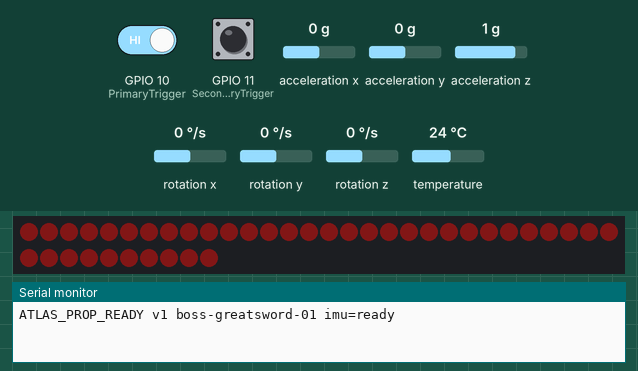
This program was run on a simulated ESP32-S3. On the bench: 40 RGB LEDs in strip order, left to right, continuing on the next row, the last lines printed to the serial monitor. The inputs (shaded band) are chosen by the test bench; at power-on: GPIO 11 (SecondaryTrigger) HIGH, GPIO 10 (PrimaryTrigger) HIGH, acceleration x 0 g, acceleration y 0 g, acceleration z 1 g, rotation x 0 °/s, rotation y 0 °/s, rotation z 0 °/s, temperature 24 °C. Dim RGB values are drawn brighter than linear.

Above: at 1.2 s.
1.3 s: GPIO 11 (SecondaryTrigger) pulled LOW for 0.15 s
3.1 s: GPIO 10 (PrimaryTrigger) driven LOW and GPIO 11 (SecondaryTrigger) driven LOW
At 4.73 s:
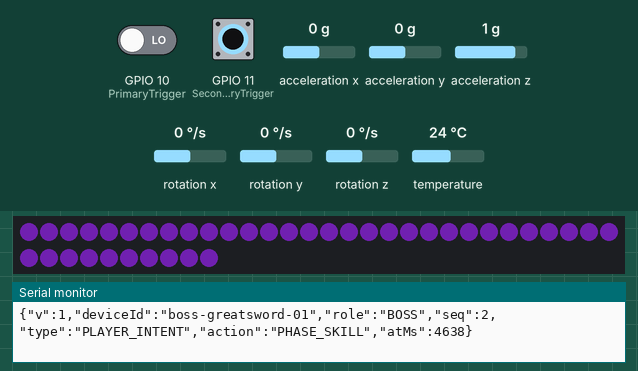
Timing chart, 0 to 6.2 s (numbered marks = the images above; inputs shaded):
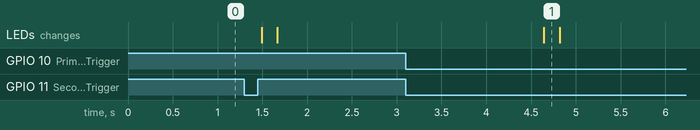

The program:

main.cpp
```cpp
// Dark Knight greatsword (Boss) — bench firmware for the shared MKE-K01 ESP32-S3 core.
// Primary trigger + swing -> SWEEP; both triggers + swing (two-handed) -> SLAM;
// secondary tap alone -> MARK; both triggers held still for 1.5 s -> PHASE_SKILL.
// The game decides whether PHASE_SKILL is charged. The three-zone armour runs its own
// firmware (firmware/impact-armour); this blade never calculates damage.
// Prints contract-v1 PLAYER_INTENT lines over USB serial; Unity decides every outcome.
#include <Adafruit_MPU6050.h>
#include <Adafruit_NeoPixel.h>
#include <Arduino.h>
#include <Wire.h>

namespace Pins {
constexpr uint8_t Sda = 1;
constexpr uint8_t Scl = 2;
constexpr uint8_t PrimaryTrigger = 10;    // upper grip
constexpr uint8_t SecondaryTrigger = 11;  // lower grip / pommel hand
constexpr uint8_t BladeLed = 12;
}

namespace Timing {
constexpr uint32_t DebounceMs = 35;
constexpr uint32_t ImuSampleMs = 10;
constexpr uint32_t SwingMaxMs = 320;
constexpr uint32_t SweepCooldownMs = 1500;
constexpr uint32_t SlamCooldownMs = 3000;
constexpr uint32_t MarkTapMs = 300;         // a secondary press shorter than this is a MARK
constexpr uint32_t MarkCooldownMs = 1000;
constexpr uint32_t PhaseHoldMs = 1500;      // both triggers held still this long
constexpr uint32_t PhaseCooldownMs = 3000;
constexpr uint32_t FeedbackMs = 180;
}

namespace Thresholds {
constexpr float SwingStartMs2 = 17.0f;  // a long two-handed blade needs a deliberate swing
constexpr float SwingEndMs2 = 12.0f;
}

struct Button {
  uint8_t pin;
  bool stable;
  bool reading;
  uint32_t changedAt;
  uint32_t pressedAt;
};

struct Cooldown {
  uint32_t ms;
  uint32_t lastAt;
  bool used;
};

Adafruit_MPU6050 imu;
Adafruit_NeoPixel blade(40, Pins::BladeLed, NEO_GRB + NEO_KHZ800);
Button primary{Pins::PrimaryTrigger, HIGH, HIGH, 0, 0};
Button secondary{Pins::SecondaryTrigger, HIGH, HIGH, 0, 0};
Cooldown sweepCooldown{Timing::SweepCooldownMs, 0, false};
Cooldown slamCooldown{Timing::SlamCooldownMs, 0, false};
Cooldown markCooldown{Timing::MarkCooldownMs, 0, false};
Cooldown phaseCooldown{Timing::PhaseCooldownMs, 0, false};
uint32_t sequenceNumber = 0;
uint32_t feedbackUntil = 0;
uint32_t lastImuAt = 0;
uint32_t bothHeldSince = 0;
bool imuReady = false;
bool swinging = false;
bool swingTwoHanded = false;
bool secondaryTainted = false;  // this secondary press was part of a two-handed move
bool phaseSent = false;
uint32_t swingStartedAt = 0;

void setBlade(uint8_t red, uint8_t green, uint8_t blue) {
  for (uint16_t pixel = 0; pixel < blade.numPixels(); pixel++) blade.setPixelColor(pixel, blade.Color(red, green, blue));
  blade.show();
}

void emitEvent(const char *action, uint32_t now) {
  Serial.printf(
      "{\"v\":1,\"deviceId\":\"boss-greatsword-01\",\"role\":\"BOSS\","
      "\"seq\":%lu,\"type\":\"PLAYER_INTENT\",\"action\":\"%s\",\"atMs\":%lu}\n",
      static_cast<unsigned long>(++sequenceNumber), action, static_cast<unsigned long>(now));
}

void emitLocalReject(const char *action, uint32_t remainingMs) {
  Serial.printf(
      "{\"v\":1,\"deviceId\":\"boss-greatsword-01\",\"type\":\"LOCAL_REJECT\",\"action\":\"%s\","
      "\"reason\":\"COOLDOWN\",\"remainingMs\":%lu}\n",
      action, static_cast<unsigned long>(remainingMs));
}

bool take(Cooldown &cooldown, const char *action, uint32_t now) {
  if (cooldown.used && now - cooldown.lastAt < cooldown.ms) {
    emitLocalReject(action, cooldown.ms - (now - cooldown.lastAt));
    return false;
  }
  cooldown.used = true;
  cooldown.lastAt = now;
  return true;
}

int8_t updateButton(Button &button, uint32_t now) {
  const bool reading = digitalRead(button.pin);
  if (reading != button.reading) {
    button.reading = reading;
    button.changedAt = now;
  }
  if (now - button.changedAt < Timing::DebounceMs || reading == button.stable) return 0;
  button.stable = reading;
  if (button.stable == LOW) button.pressedAt = now;
  return button.stable == LOW ? 1 : -1;
}

void acknowledge(uint32_t now, uint8_t red, uint8_t green, uint8_t blue) {
  setBlade(red, green, blue);
  feedbackUntil = now + Timing::FeedbackMs;
}

void finishSwing(uint32_t now) {
  swinging = false;
  if (swingTwoHanded) {
    if (take(slamCooldown, "SLAM", now)) {
      emitEvent("SLAM", now);
      acknowledge(now, 200, 20, 10);
    }
  } else if (take(sweepCooldown, "SWEEP", now)) {
    emitEvent("SWEEP", now);
    acknowledge(now, 160, 40, 30);
  }
}

void updateSwing(uint32_t now) {
  if (!imuReady || now - lastImuAt < Timing::ImuSampleMs) return;
  lastImuAt = now;
  sensors_event_t acceleration;
  sensors_event_t gyro;
  sensors_event_t temperature;
  imu.getEvent(&acceleration, &gyro, &temperature);
  const float magnitude = sqrtf(
      acceleration.acceleration.x * acceleration.acceleration.x +
      acceleration.acceleration.y * acceleration.acceleration.y +
      acceleration.acceleration.z * acceleration.acceleration.z);

  if (!swinging) {
    if (primary.stable == LOW && magnitude >= Thresholds::SwingStartMs2) {
      swinging = true;
      swingTwoHanded = secondary.stable == LOW;
      swingStartedAt = now;
      bothHeldSince = 0;  // a swing cancels the phase-skill charge pose
    }
    return;
  }
  if (magnitude < Thresholds::SwingEndMs2 || now - swingStartedAt >= Timing::SwingMaxMs) finishSwing(now);
}

void setup() {
  Serial.begin(115200);
  pinMode(Pins::PrimaryTrigger, INPUT_PULLUP);
  pinMode(Pins::SecondaryTrigger, INPUT_PULLUP);
  blade.begin();
  blade.setBrightness(64);
  setBlade(24, 4, 4);

  Wire.begin(Pins::Sda, Pins::Scl);
  imuReady = imu.begin();
  if (imuReady) {
    imu.setAccelerometerRange(MPU6050_RANGE_8_G);
    imu.setGyroRange(MPU6050_RANGE_500_DEG);
    imu.setFilterBandwidth(MPU6050_BAND_21_HZ);
  }
  // Without the IMU a primary press alone sends SWEEP so the bench proof still runs.
  Serial.printf("ATLAS_PROP_READY v1 boss-greatsword-01 imu=%s\n", imuReady ? "ready" : "missing(primary=SWEEP)");
}

void loop() {
  const uint32_t now = millis();
  const int8_t primaryEdge = updateButton(primary, now);
  const int8_t secondaryEdge = updateButton(secondary, now);

  if (!imuReady && primaryEdge == 1 && secondary.stable == HIGH && take(sweepCooldown, "SWEEP", now)) {
    emitEvent("SWEEP", now);
    acknowledge(now, 160, 40, 30);
  }
  if (secondaryEdge == 1) secondaryTainted = false;
  if (secondary.stable == LOW && (primary.stable == LOW || swinging)) secondaryTainted = true;
  if (secondaryEdge == -1 && !secondaryTainted &&
      now - secondary.pressedAt < Timing::MarkTapMs && take(markCooldown, "MARK", now)) {
    emitEvent("MARK", now);
    acknowledge(now, 120, 0, 60);
  }

  updateSwing(now);

  // PHASE_SKILL: both triggers held still (no swing) for PhaseHoldMs, once per hold.
  const bool bothHeld = primary.stable == LOW && secondary.stable == LOW;
  if (!bothHeld) {
    bothHeldSince = 0;
    phaseSent = false;
  } else if (!swinging && !phaseSent) {
    if (!bothHeldSince) bothHeldSince = now ? now : 1;
    if (now - bothHeldSince >= Timing::PhaseHoldMs) {
      phaseSent = true;
      if (take(phaseCooldown, "PHASE_SKILL", now)) {
        emitEvent("PHASE_SKILL", now);
        acknowledge(now, 140, 40, 220);
      }
    }
  }

  if (feedbackUntil && now >= feedbackUntil) {
    feedbackUntil = 0;
    setBlade(24, 4, 4);
  }
  delay(2);
}
```

Measured:
- after the input at 3.1 s, the LEDs: change after 1.5 s (image 1)
